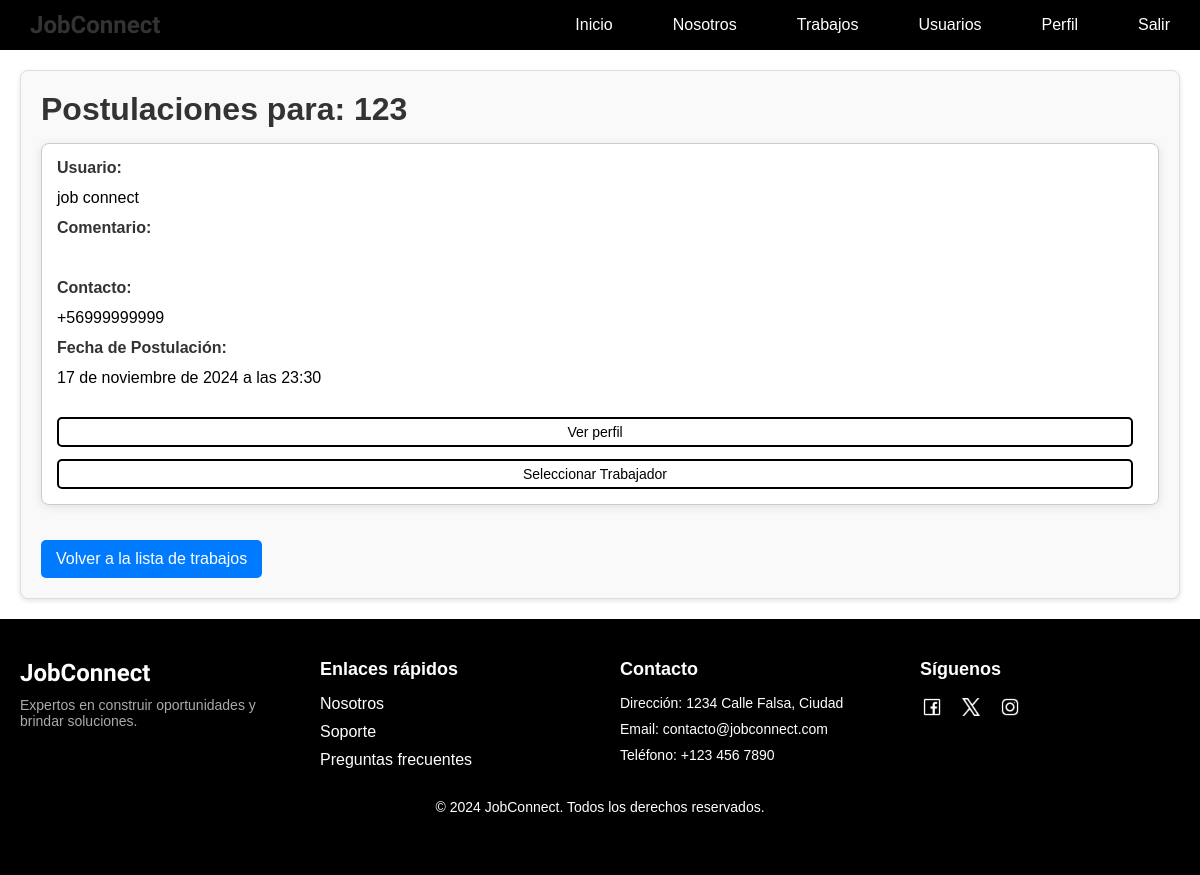
The app's page /trabajos/ver_postulaciones/62/ (signed in), older data.
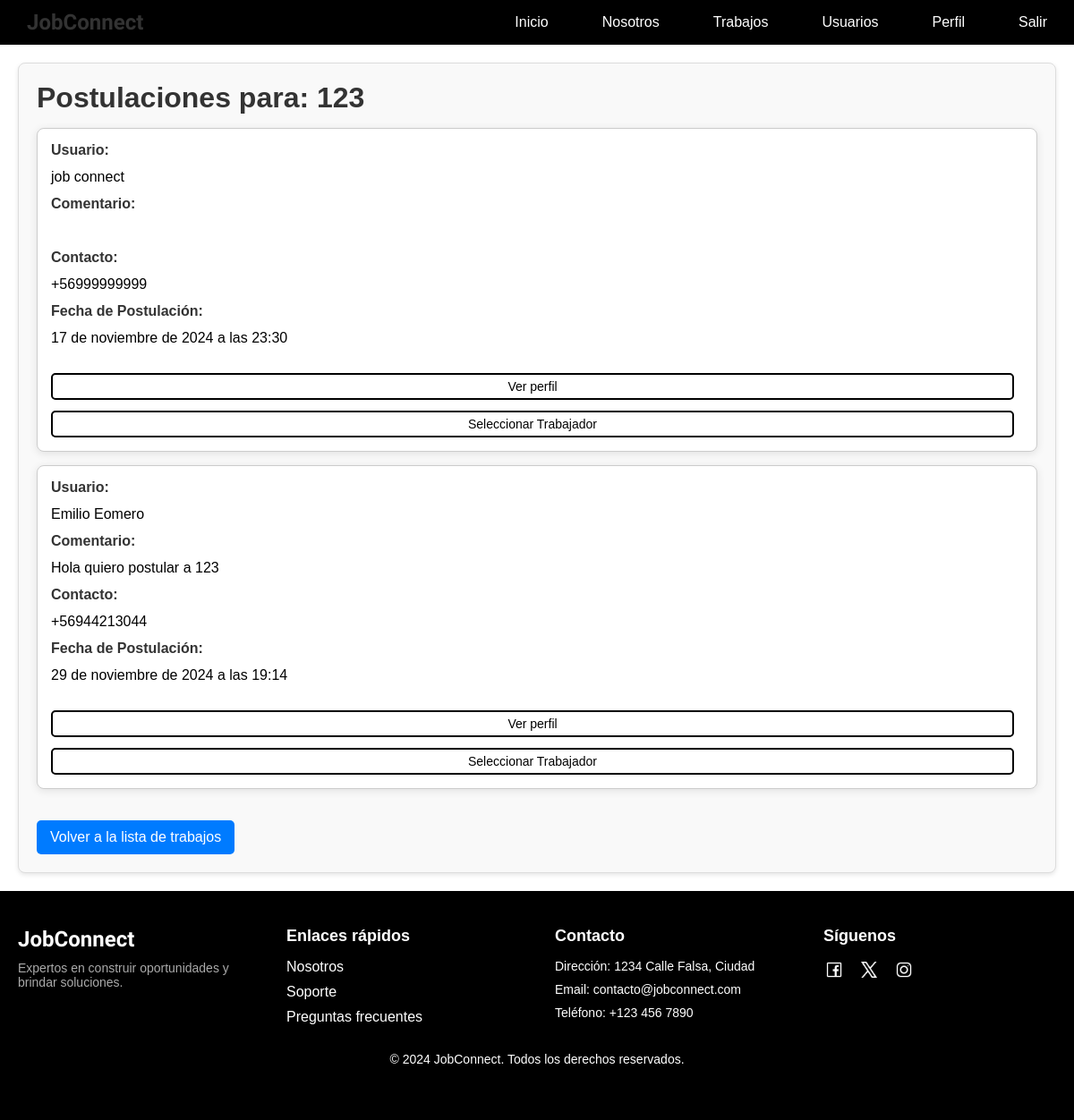
The same page, newer data.
### usuarios/models.py (models this page shows, shortened)
class Postulacion(models.Model):
    trabajo = models.ForeignKey(Trabajo, on_delete=models.CASCADE, related_name='postulaciones')
    usuario_postulante = models.ForeignKey(CustomUser, on_delete=models.CASCADE, related_name='postulaciones')
    fecha_postulacion = models.DateTimeField(auto_now_add=True)
    comentario = models.TextField(blank=True, null=True)

class CustomUser(AbstractBaseUser, PermissionsMixin):
    NATIONALITY_CHOICES = [
        ('CL', 'Chilena'),
        ('AR', 'Argentina'),
        ('BR', 'Brasileña'),
        ('VE', 'Venezolana'),
        ('PE', 'Peruana'),
        ('CO', 'Colombiana'),
    ]
    GENERO_CHOICES = [
        ('M', 'Masculino'),
        ('F', 'Femenino'),
        ('O', 'Otro')
    ]
    email = models.EmailField(unique=True)
    rut = models.CharField(max_length=12)
    first_name = models.CharField(max_length=30)
    s_nombre = models.CharField(max_length=30, blank=True, null=True)
    last_name = models.CharField(max_length=30)
    s_apellido = models.CharField(max_length=30, blank=True, null=True)
    fecha_nacimiento = models.DateField(validators=[validar_fecha_nacimiento])
    region = models.ForeignKey(Region, on_delete=models.SET_NULL, null=True, blank=True)
    comuna = models.ForeignKey(Comuna, on_delete=models.SET_NULL, null=True, blank=True)
    bio = models.TextField(max_length=500, blank=True)
    foto_perfil = models.ImageField(upload_to='perfiles/', null=True, blank=True)
    numero_telefono = models.CharField(
        max_length=15,
        validators=[RegexValidator(r'^\+?1?\d{9,15}$', message="El número debe estar en el formato: +999999999")]
    )
    genero = models.CharField(max_length=1, choices=GENERO_CHOICES)
    nacionalidad = models.CharField(max_length=15, choices=NATIONALITY_CHOICES)
    instagram = models.URLField(max_length=150, blank=True, null=True)
    facebook = models.URLField(max_length=150, blank=True, null=True)
    trabajos_realizados = models.PositiveIntegerField(default=0)
    trabajos_solicitados = models.PositiveIntegerField(default=0)
    is_active = models.BooleanField(default=True)
    is_staff = models.BooleanField(default=False)
    habilidades = models.ManyToManyField('Habilidades', blank=True)
    USERNAME_FIELD = 'email'
    REQUIRED_FIELDS = ['rut', 'first_name', 'last_name', 'fecha_nacimiento', 'numero_telefono', 'genero', 'nacionalidad']
    objects = CustomUserManager()
    groups = models.ManyToManyField('auth.Group', related_name='customuser_set', blank=True)
    user_permissions = models.ManyToManyField('auth.Permission', related_name='customuser_set', blank=True)
    def get_full_name(self):
        full_name = f"{self.first_name} {self.last_name}".strip()
        return full_name

### trabajos/views.py (the view)
# urls.py: path('ver_postulaciones/<int:trabajo_id>/', views.ver_postulaciones, name='ver_postulaciones'),
@login_required
def ver_postulaciones(request, trabajo_id):
    trabajo = get_object_or_404(Trabajo, id=trabajo_id)
    postulaciones = trabajo.postulaciones.all()
    return render(request, 'trabajos/ver_postulaciones.html', {'trabajo': trabajo, 'postulaciones': postulaciones})

### trabajos/templates/trabajos/ver_postulaciones.html (shortened to what this page needs)
{% extends 'core/base.html' %}
{% load static %}
{% block extra_css %}
    <link rel="stylesheet" type="text/css" href="{% static 'trabajos/css/postulaciones.css' %}">
{% endblock %}
{% block content %}
    <div class="carta">
        <h1>Postulaciones para: {{ trabajo.titulo }}</h1>
        <ul class="postulaciones-lista">
            {% for postulacion in postulaciones %}
            <li class="postulacion-item">
                <strong>Usuario:</strong> {{ postulacion.usuario_postulante.get_full_name }}<br>
                <strong>Comentario:</strong> {{ postulacion.comentario }}<br>
                <strong>Contacto:</strong> {{ postulacion.usuario_postulante.numero_telefono }}<br>
                <strong>Fecha de Postulación:</strong> {{ postulacion.fecha_postulacion }}<br>
                <br>
                <a class="view-profile"href="{% url 'perfil_publico' postulacion.usuario_postulante.id %}">Ver perfil</a>
                {% if trabajo.trabajador_seleccionado %}
                <a href="{% url 'match' trabajo.id %}" class="view-profile">Ver Resumen</a>
                {% else %}
                    <a href="{% url 'seleccionar_trabajador' trabajo.id postulacion.id %}" class="view-profile">Seleccionar Trabajador</a>
                {% endif %}
                {% endfor %}
            </li>
        </ul>
        <a href="{% url 'ver_trabajos' %}" class="volver-btn">Volver a la lista de trabajos</a>
    </div>
{% endblock %}

Row changes from the older to the newer data that the page shows:
added Postulacion: usuario_postulante.get_full_name "Emilio Eomero", comentario "Hola quiero postular a 123", usuario_postulante.numero_telefono "+56944213044", fecha_postulacion "29 de noviembre de 2024 a las 19:14"
